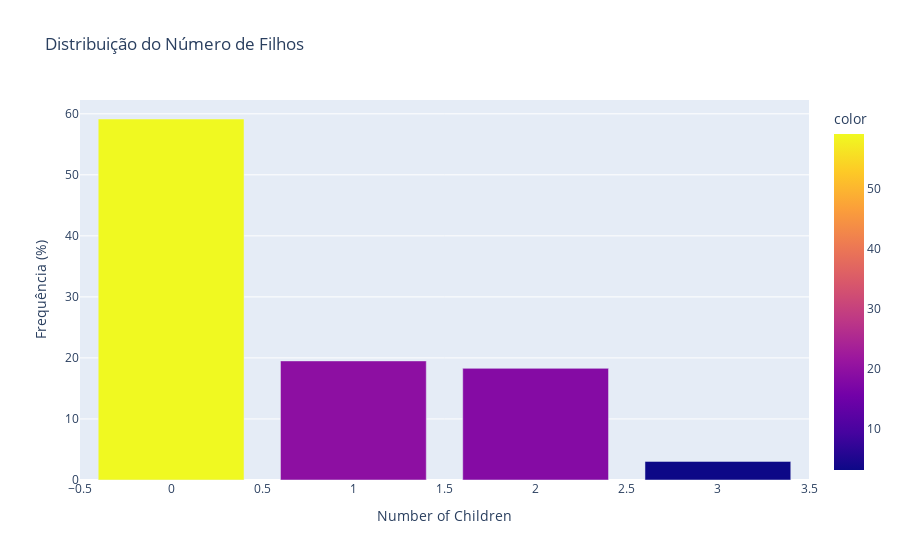

Write notebook code for a chart like this one.
### Markdown cell above
o estado civil está em proporçoes semelhantes o que é bom para o modelo

### Code cell
#analise univariada para numero de filhos
number_of_children_contagem = df['Number of Children'].value_counts()
number_of_children_porcentagem = (number_of_children_contagem / number_of_children_contagem.sum()) * 100
print(f'O numero de itens é:\n\n{number_of_children_contagem}\n\n')
print(f'A porcentagem de itens é:\n\n{number_of_children_porcentagem}\n\n')


fig = px.bar(
    number_of_children_porcentagem,
    x=number_of_children_porcentagem.index,
    y=number_of_children_porcentagem.values,
    title='Distribuição do Número de Filhos',
    labels={'x':'Número de Filhos', 'y':'Frequência (%)'},
    color=number_of_children_porcentagem.values
)
fig.show()

### Figure 1 — Plotly figure (JSON) as saved in the notebook; plotly's stock layout.template omitted (floating-point values rounded to 4 significant figures)
{"data": [{"hovertemplate": "Number of Children=%{x}<br>Frequência (%)=%{y}<br>color=%{marker.color}<extra></extra>", "legendgroup": "", "marker": {"color": [59.15, 19.51, 18.29, 3.049], "coloraxis": "coloraxis", "pattern": {"shape": ""}}, "name": "", "orientation": "v", "showlegend": false, "textposition": "auto", "type": "bar", "x": [0, 1, 2, 3], "xaxis": "x", "y": [59.15, 19.51, 18.29, 3.049], "yaxis": "y"}], "layout": {"barmode": "relative", "coloraxis": {"colorbar": {"title": {"text": "color"}}, "colorscale": [[0, "#0d0887"], [0.1111, "#46039f"], [0.2222, "#7201a8"], [0.3333, "#9c179e"], [0.4444, "#bd3786"], [0.5556, "#d8576b"], [0.6667, "#ed7953"], [0.7778, "#fb9f3a"], [0.8889, "#fdca26"], [1, "#f0f921"]]}, "legend": {"tracegroupgap": 0}, "title": {"text": "Distribuição do Número de Filhos"}, "xaxis": {"anchor": "y", "domain": [0, 1], "title": {"text": "Number of Children"}}, "yaxis": {"anchor": "x", "domain": [0, 1], "title": {"text": "Frequência (%)"}}}}
